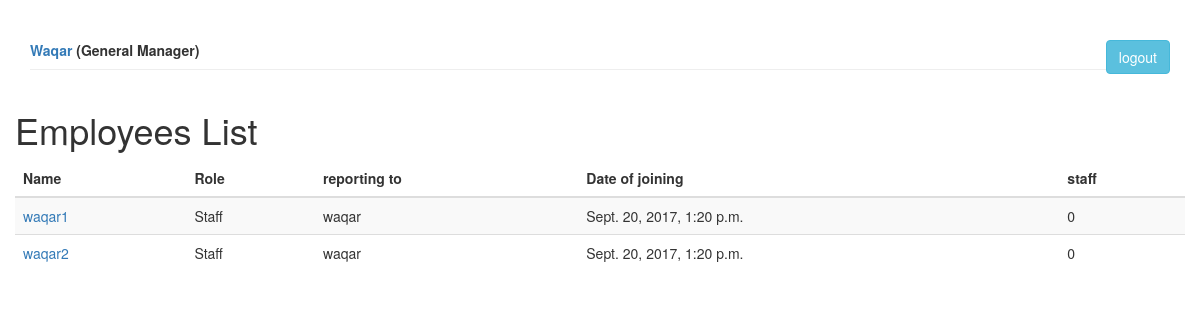
/appraisal/ (signed in), run on the app's committed database.
### appraisal/models.py (models this page shows, shortened)
class Employee(models.Model):
    user = models.OneToOneField(User, on_delete=models.CASCADE, null=True, blank=True)
    employee_type = (('mg', 'Manager'),
                     ('gm', 'General Manager'),
                     ('sf', 'Staff')
                     )
    name = models.CharField(max_length=40)
    type = models.CharField(max_length=2,
                            choices=employee_type,
                            default='sf')
    joined_date = models.DateTimeField('date joined', null=True, blank=True)
    is_active = models.BooleanField(default=True)
    reporting_to = models.ForeignKey("self", on_delete=models.CASCADE, null=True, blank=True)
    feedback_completed = models.BooleanField(default=False)
    @property
    def all_reportee(self):
        return self.employee_set.all()

### appraisal/views.py (the view)
class Index(LoginRequiredMixin, generic.ListView):
    context_object_name = 'employee_list'
    template_name = 'appraisal/index.html'
    def get_queryset(self):
        try:
            return self.request.user.employee.all_reportee
        except:
            return {}
    def get_context_data(self, **kwargs):
        context = super(Index, self).get_context_data(**kwargs)
        if self.request.user.employee.type == 'mg':
            notifications = list()
            for reportee in self.request.user.employee.all_reportee:
                if reportee.feedback_completed:
                    notifications.append({'employee': reportee})
            context.update({'notifications': notifications})
        return context

### appraisal/templatetags/my_tags.py (called while the page is built)
@register.inclusion_tag('logged_in/user.html')
def logged_in_user(user, notifications, takes_context=True):
    return {'user': user,
            'notifications':notifications}

### appraisal/templates/appraisal/index.html (shortened to what this page needs)
<!DOCTYPE html>
<link rel="stylesheet" href="https://maxcdn.bootstrapcdn.com/bootstrap/3.3.7/css/bootstrap.min.css">
{% load static %}
<html lang="en">
<head>
  <link rel="stylesheet" href="https://maxcdn.bootstrapcdn.com/bootstrap/3.3.7/css/bootstrap.min.css">
</head>
<body>
{% load my_tags %}
{% logged_in_user user notifications%}
<div class="container-fluid">
<h1> Employees List </h1>
{% if employee_list %}
 <table class="table table-striped" data-link="row">
 <thead>
  <tr>
      <th>Name</th>
      <th>Role</th>
      <th>reporting to</th>
      <th>Date of joining </th>
      <th>staff</th>
  </tr>
  </thead>
 <tbody>
    {% for employee in employee_list %}
          <tr>
          <td><a href="{% url 'appraisal:detail' employee.id %}">{{ employee.name }} </a></td>
          <td>{{ employee.get_type_display }}</td>
          <td>{{ employee.reporting_to.name }}</td>
          <td>{{ employee.joined_date }}</td>
          <td>{{ employee.employee_set.count }}</td>
          </tr>
     {% endfor %}
 </tbody>
</table>
{% else %}
    <p>No Employees Added.</p>
{% endif %}
</div>
</body>
</html>

### appraisal/templates/logged_in/user.html (shortened to what this page needs)
<!DOCTYPE html>
<html lang="en">
<body>
<div class="container">
  <div class="page-header">
    <div><b><a href="{% url 'appraisal:detail' user.employee.id %}">{{ user.employee.name|capfirst }} </a></b>
        <b> ({{ user.employee.get_type_display }})</b>
    <a href="{% url 'appraisal:logout' %}" class="btn btn-info pull-right" role="button">logout</a>
    </div>
  </div>
</div>
</body>
</html>

### data on the page
Employee: name "waqar1", type "Staff", reporting_to.name "waqar", joined_date "Sept. 20, 2017, 1:20 p.m.", employee_set.count "0"
Employee: name "waqar2", type "Staff", reporting_to.name "waqar", joined_date "Sept. 20, 2017, 1:20 p.m.", employee_set.count "0"

### other printed values
{{ user.employee.name|capfirst }} "Waqar"
{{ user.employee.get_type_display }} "General Manager"
